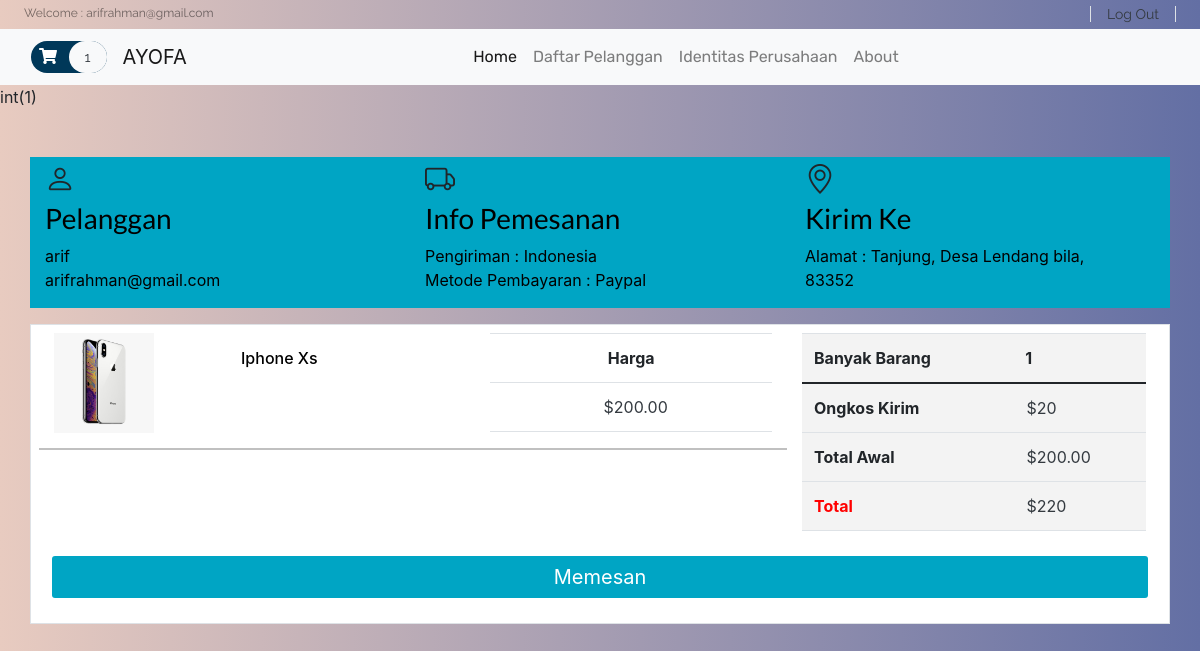
The app's page /placeorder.php (signed in) with its own data.
### tables this page shows
CREATE TABLE `tbl_user` (
  `id` int(11) NOT NULL,
  `username` varchar(100) NOT NULL,
  `email` varchar(100) NOT NULL,
  `tanggal` varchar(20) NOT NULL,
  `jam` varchar(100) NOT NULL,
  `password` varchar(200) NOT NULL
);

CREATE TABLE `tabel_pembayaran` (
  `id` int(11) NOT NULL,
  `nama_pelanggan` varchar(100) NOT NULL,
  `alamat` varchar(100) NOT NULL,
  `kota` varchar(100) NOT NULL,
  `kode_pos` varchar(100) NOT NULL,
  `negara` varchar(100) NOT NULL
);

CREATE TABLE `product` (
  `item_id` int(11) NOT NULL,
  `item_brand` varchar(200) NOT NULL,
  `item_name` varchar(255) NOT NULL,
  `item_price` double(10,2) NOT NULL,
  `item_image` varchar(255) NOT NULL,
  `item_register` datetime DEFAULT NULL
);

### database/Product.php (called while the page is built, shortened)
<?php
class Product
{
    public $db = null;
    public function __construct(DBController $db)
    {
        $this->db = $db;
    }
     public function getCart($table = 'cart'){
        include 'config/db.php';
         $username = $_SESSION['login'];
        $id = mysqli_query($connection, "SELECT id FROM tbl_user WHERE email='$username'");
         while($row = mysqli_fetch_array($id))
        $real_id = $row['id'];
        $result = $this->db->con->query("SELECT * FROM {$table} WHERE user_id = $real_id");
        $resultArray = array();
        while ($item = mysqli_fetch_array($result, MYSQLI_ASSOC)){
            $resultArray[] = $item;
        }
        return $resultArray;
    }
    public function getProduct($item_id = null, $table= 'product'){
        if (isset($item_id)){
            $result = $this->db->con->query("SELECT * FROM {$table} WHERE item_id={$item_id}");
            $resultArray = array();
            while ($item = mysqli_fetch_array($result, MYSQLI_ASSOC)){
                $resultArray[] = $item;
            }
            return $resultArray;
        }
    }
}

### database/DBController.php (called while the page is built, shortened)
<?php
class DBController
{
    protected $host = 'localhost';
    protected $user = 'root';
    protected $password = '';
    protected $database = "db_ogibox";
    public function __construct()
    {
        $this->con = mysqli_connect($this->host, $this->user, $this->password, $this->database);
    }
}

### functions.php (called while the page is built, shortened)
<?php
require ('database/DBController.php');
require ('database/Product.php');
require ('database/Cart.php');
$db = new DBController();
$product = new Product($db);
$Cart = new Cart($db );

### database/Cart.php (called while the page is built, shortened)
<?php
class Cart
{
    public function getSum($arr){
        if(isset($arr)){
            $sum = 0;
            foreach ($arr as $item){
                $sum += floatval($item[0]);
            }
            return sprintf('%.2f' , $sum);
        }
    }
}

### placeorder.php (the view, shortened to what this page needs)
<!DOCTYPE html>
<html lang="en">
<head>
  <link rel="stylesheet" href="bs/bootstrap.min.css">
    <link rel="stylesheet" href="https://stackpath.bootstrapcdn.com/font-awesome/4.7.0/css/font-awesome.min.css">
    <link rel="stylesheet" href="https://cdn.jsdelivr.net/npm/bootstrap-icons@1.7.2/font/bootstrap-icons.css">
    <link rel="stylesheet" href="login/css/style.css">
</head>
<body>
<?php
   include "header.php";
   $username = $_SESSION['login'];
   $id = mysqli_query($connection, "SELECT id FROM tbl_user WHERE email='$username'");
    while($row = mysqli_fetch_array($id))
   $real_id = $row['id'];
    $carts = mysqli_query($connection, "SELECT * FROM cart WHERE user_id = $real_id");
    $all_cart = mysqli_num_rows($carts);
    var_dump($all_cart);
  $get_user = $_SESSION["login"];
  $username = mysqli_query($connection, "SELECT * FROM tbl_user WHERE email='$get_user' ");
  $user = mysqli_fetch_array($username);
  $nama = $user["username"];
  $pembayaran = mysqli_query($connection, "SELECT * FROM tabel_pembayaran WHERE nama_pelanggan='$nama' ");
  $bayar = mysqli_fetch_array($pembayaran);
 ?>
        <div class="container mt-5">
            <div class="row justify-content-start" style="background-color: #00A5C4">
              <div class="col-md-4">
                <i class="bi bi-person" style="font-size: 30px"></i>
                <h3>Pelanggan</h3>
                <p class="black">
                  <?= $user["username"]; ?> <br>
                 <?= $get_user ?>
               </p>
              </div>
              <div class="col-md-4">
                <i class="bi bi-truck" style="font-size: 30px"></i>
                <h3>Info Pemesanan</h3>
                <p class="black">Pengiriman : Indonesia <br>
                    Metode Pembayaran : Paypal
                </p>
              </div>
              <div class="col-md-4">
                <i class="bi bi-geo-alt" style="font-size: 30px"></i>
                <h3>Kirim Ke</h3>
                <p class="black">Alamat : <?= $bayar['kota'] ?>, <?= $bayar['alamat'] ?>,<br> <?= $bayar['kode_pos'] ?></p>
              </div>
            </div>
            <div class="row justify-content-start p-2 mt-3 border white" >
               <?php
                    foreach ($product->getCart('cart') as $item) :
                        $cart = $product->getProduct($item['item_id']);
                        $subTotal[] = array_map(function ($item){
                ?>
               <div class="col-md-8">
                  <div class="row" style="border-bottom: 2px silver solid;">
                  <div class="col-md-3">
                <img width="100" src="<?php echo $item['item_image'] ?? "./assets/products/1.png" ?>" alt="Kosong" style="margin-top: ">
              </div>
              <div class="col-md-4">
                <h6 class="black mt-3"><?php echo $item['item_name'] ?? "Unknown"; ?></h6>
              </div>
              <div class="col-md-5">
                <table class="table text-center">
                    <tr>
                      <th>Harga</th>
                    </tr>
                    <tr>
                      <td>
                        &nbsp; <span class="text-dark">$<span class="text-dark" id="deal-price"><?php echo $item['item_price'] ?? 0; ?></span> </span> </h5>
                      </td>
                    </tr>
                </table>
              </div>
                </div>
               </div>
               <?php
                            return $item['item_price'];
                        }, $cart);
                    endforeach;
                ?>
                <div class="col-md-4 ">
                <table class="table posisi" style="background: #F3F3F3; margin-top:<?= ($all_cart - 1 ) * -116 ?>px;">
                    <tr>
                      <th scope="col">Banyak Barang</th>
                      <td style="font-weight: bold; ">&nbsp; <?= $all_cart ?? 0; ?></td>
                    </tr>
                  <tbody>
                    <tr>
                      <th scope="row">Ongkos Kirim</th>
                      <td>&nbsp; <span class="text-dark">$<span class="text-dark" id="deal-price"><?= round(($Cart->getSum($subTotal)) / ($all_cart * 10))  ?></span> </span> </td>
                    </tr>
                    <tr>
                      <th scope="row">Total Awal</th>
                      <td>&nbsp; <span class="text-dark">$<span class="text-dark" id="deal-price"><?php echo isset($subTotal) ? $Cart->getSum($subTotal) : 0; ?></span> </span>
                         </td>
                    </tr>
                    <tr>
                      <th scope="row" style="color: red">Total</th>
                      <td>&nbsp; <span class="text-dark">$<span class="text-dark" id="deal-price"><?= ($Cart->getSum($subTotal) + round(($Cart->getSum($subTotal)) / ($all_cart * 10))) ?></span> </span>
                         </td>
                    </tr>
                  </tbody>
                </table>
              </div>
 <form action="#" class="signin-form" method="post">
                    <div class="form-group">
                        <a style="background-color: #00A5C4; color: white; font-size: 20px" href="memesan.php" class="form-control btn rounded submit px-3 mt-2">Memesan</a>
                    </div>
                  </form>
            </div>
        </div>
</body>
</html>

### placeorder.php (style rules this page uses)
body { font-family: 'Montserrat', sans-serif; }
.black { color:black; }

### header.php (style rules this page uses)
body { background: #e8cbc0; background: -webkit-linear-gradient(to right, #e8cbc0, #636fa4); background: linear-gradient(to right, #e8cbc0, #636fa4); min-height: 100vh; }
.white { background-color: white; }

### records on screen
tbl_user: username "arif"
tabel_pembayaran: kota "Tanjung", alamat "Desa Lendang bila", kode_pos "83352"
product: item_image (picture), item_name "Iphone Xs", item_price "200.00"

### other values on screen
$_SESSION['login'] "arifrahman@gmail.com"
count($product->getCart('cart')) "1"
$get_user "arifrahman@gmail.com"
$all_cart "1"
$Cart->getSum($subTotal) "200.00"
